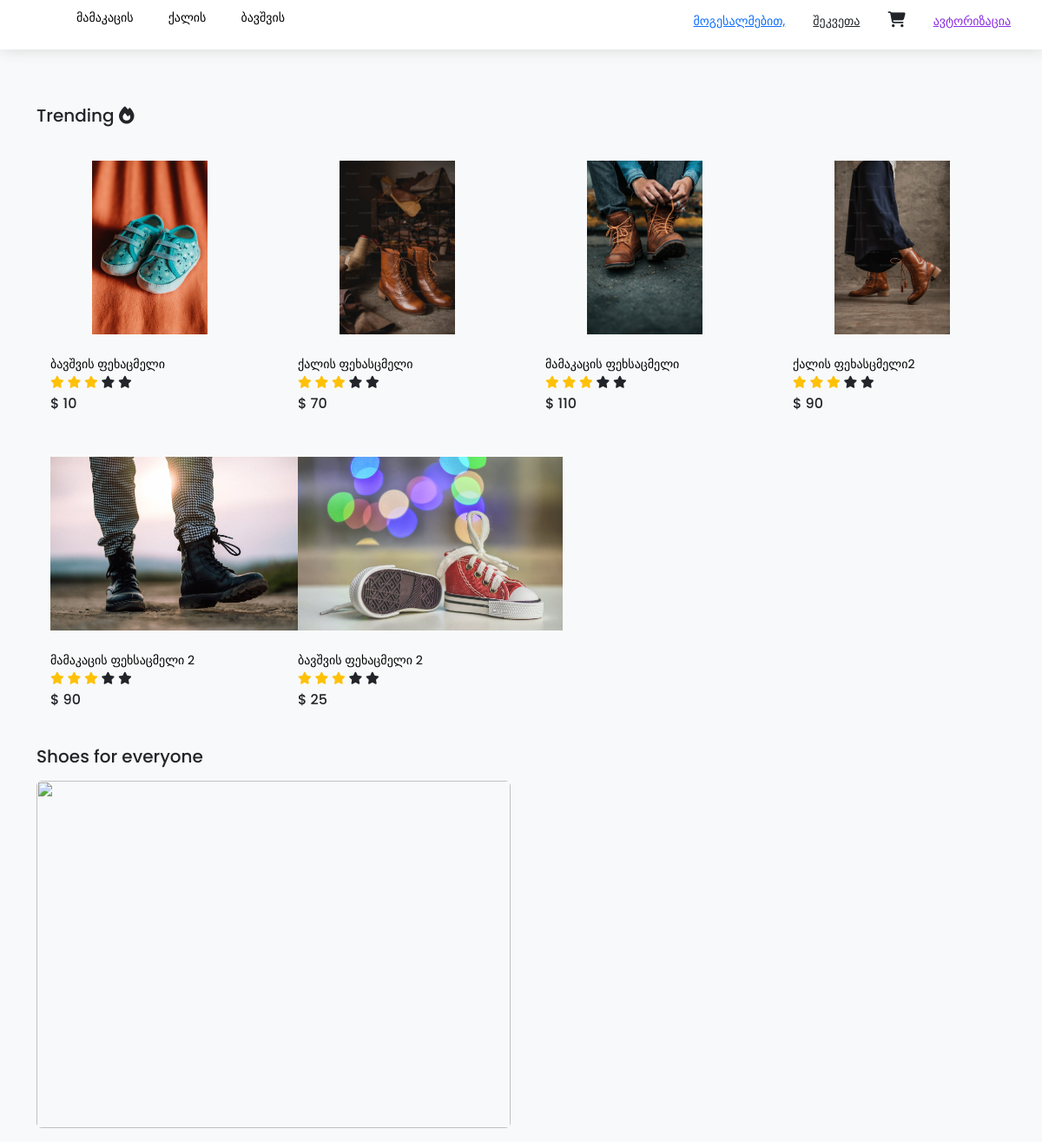
The page / on the database its author committed.
### core/models.py (models this page shows)
class Product(db.Model):
    id = db.Column(db.Integer, primary_key=True)
    name = db.Column(db.String(255))
    description = db.Column(db.Text)
    img_url = db.Column(db.String(255))
    category = db.Column(db.String(255))
    inventory = db.Column(db.Integer)
    price = db.Column(db.Integer)

### core/routes.py (the view)
@app.route('/')
def home():
    final = Product.query.all()
    print(final)
    return render_template('ecommerce/main.html',data=final)

### core/templates/ecommerce/main.html (shortened to what this page needs)
{%extends 'ecommerce/index.html'%}
{%block content%}
<div>
  <div>
  </div>
  <div>
    <h5 class="my-3">Trending <i class="fa-solid fa-fire"></i></h5>
    <div class="row">
      {%for datas in data %}
      <div class="col-3" style="position:relative;">
        <div class='item-card p-3'>
          <div class="mt-2 text-center">
            <img
              height="200"
              src="{{datas.img_url}}"
              alt="Front of men&#039;s Basic Tee in black." class="im">
          </div>
          <div class="mt-4">
            <div>
              <a href="/product/{{datas.id}}" class="product-link">
                {{datas.name}}
              </a>
              <div>
                <span class="fa fa-star text-warning"></span>
                <span class="fa fa-star text-warning"></span>
                <span class="fa fa-star text-warning"></span>
                <span class="fa fa-star "></span>
                <span class="fa fa-star "></span>
              </div>
            </div>
            <h6 class="py-1">$ {{datas.price}}</h6>
          </div>
        </div>
      </div>
      {%endfor%}
    </div>
  </div>
  <div class="my-3">
    <h5 class="my-3">Shoes for everyone  </h5>
    <div class="row ">
      <div class="col-6">
        <img height="400" width="100%" class=' rounded' src="https://cdn.shopify.com/s/files/1/2558/7888/files/adidas-originals-shoes-banner_3f88e1ad-e16c-4c25-83e5-cfcaa8e6c199_1024x1024.jpg?v=1522315732" alt="">
      </div>
      <div class="col-6">
      </div>
    </div>
  </div>
</div>
{%endblock%}

### core/templates/ecommerce/index.html (shortened to what this page needs)
<!DOCTYPE html>
<html lang="en">
<head>
  <link href="https://cdn.jsdelivr.net/npm/bootstrap@5.2.0-beta1/dist/css/bootstrap.min.css" rel="stylesheet">
  <link rel="stylesheet" href="{{url_for('static', filename='css/app.css')}}">
</head>
<body class=" bg-light">
  <nav class='top-nav'>
    <div class="d-flex justify-content-between">
      <div class="d-flex">
        <div class="px-3">
          <ul>
            <li><a href="">მამაკაცის</a></li>
            <li><a href="">ქალის</a></li>
            <li><a href="">ბავშვის</a></li>
          </ul>
        </div>
      </div>
      <div class="d-flex my-1">
        <a href='/account' class="mx-3 text-center"> მოგესალმებით, {{current_user.name}}</a>
        <a href='/admin/orders' class="mx-3 text-dark"> შეკვეთა {{total_orders}}</a>
        <a href='/cart' class="text-dark" style="position:relative">
          <i  style="font-size:18px" class="fa-solid fa-cart-shopping mx-3"></i>
        </a>
        {%if current_user.is_authenticated%}
        <div class="mx-3">
          <a href='/logout' class="text-dark">
            <i style="font-size:18px" class="fa-solid fa-arrow-right-from-bracket"></i>
          </a>
        </div>
        {%else%}
        <div class="mx-3">
          <a href='/login' style="color: blueviolet;">
            ავტორიზაცია
          </a>
        </div>
        {%endif%}
      </div>
    </div>
  </nav>
  <div class="container">
    {%block content%}
    {%endblock%}
  </div>
</body>
</html>

### core/static/css/app.css (style rules this page uses)
body { font-family: 'Poppins', sans-serif; font-size: 14px !important; }
.top-nav { background-color: white; padding: 10px 20px; box-shadow: 2px 2px 15px rgb(221, 221, 221); }
.top-nav ul { display: flex; }
.top-nav ul li { list-style: none; }
.top-nav ul li a { padding: 10px 20px; text-decoration: none; color: black; transition-delay: 0.2s; }
.item-card { transition: transform .2s; }
.product-link { text-decoration: none; color: black; }

### core/templates/ecommerce/index.html (style rules this page uses)
body { background-image:url('https://img.freepik.com/free-vector/white-abstract-background_23-2148810113.jpg?w=1380&t=st=1691283738~exp=1691284338~hmac=6340f9a6f0ccec28f54f093c03b44580e17d94bc343dfde6a7b983eebf78c28c') }

### rows shown on the page
Product: img_url (picture), name "ბავშვის ფეხაცმელი", price "10"
Product: img_url (picture), name "ქალის ფეხასცმელი", price "70"
Product: img_url (picture), name "მამაკაცის ფეხსაცმელი", price "110"
Product: img_url (picture), name "ქალის ფეხასცმელი2", price "90"
Product: img_url (picture), name "მამაკაცის ფეხსაცმელი 2", price "90"
Product: img_url (picture), name "ბავშვის ფეხაცმელი 2", price "25"
